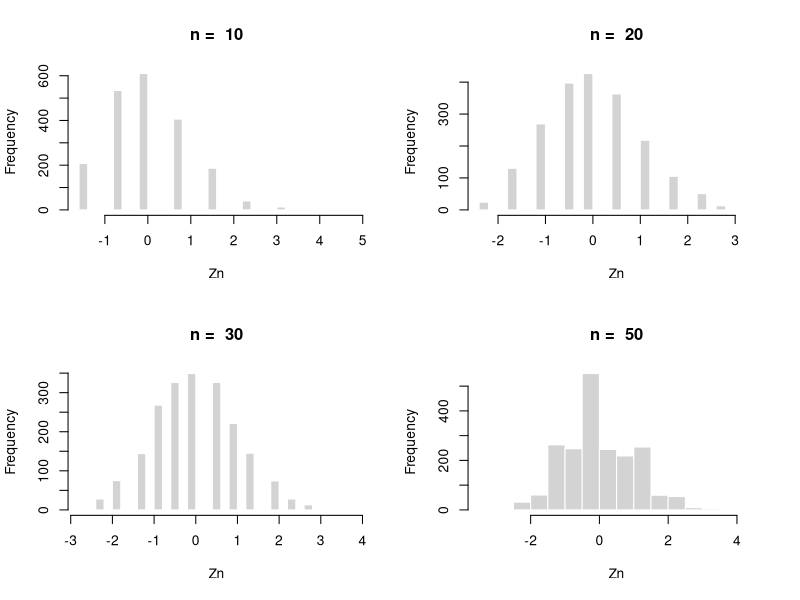

Here is the R script that generated this plot:
# Example 12-8: CLT for Binomail Distribution

oldpar = par()
par(mfrow=c(2,2))

p = 0.2
ns = c(10,20,30,50)
k = 2000
for (n in ns) 
{
  Zn = numeric(k)
  for (j in 1:k) 
  {
	 Xn = rbinom(1,n,p)					# Xn ~ Binom(n,p)
    Zn[j] = ( Xn/n - p )/sqrt(p*(1-p)/n)  
  }

  hist(Zn,breaks=25,main=paste("n = ",n),
		b=expression(Z[n]))
}

par(oldpar)

